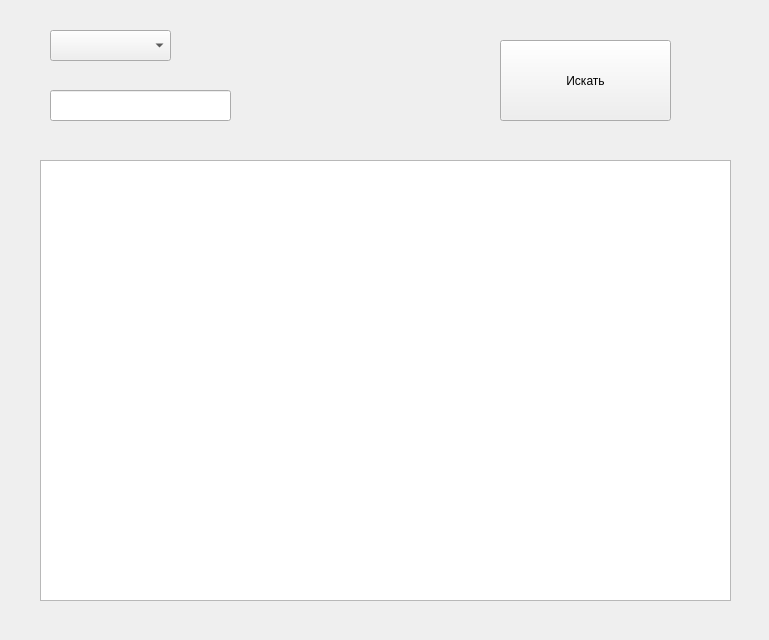
<?xml version="1.0" encoding="UTF-8"?>
<ui version="4.0">
 <class>Form</class>
 <widget class="QWidget" name="Form">
  <property name="geometry">
   <rect>
    <x>0</x>
    <y>0</y>
    <width>769</width>
    <height>640</height>
   </rect>
  </property>
  <property name="windowTitle">
   <string>Form</string>
  </property>
  <widget class="QListWidget" name="listWidget">
   <property name="geometry">
    <rect>
     <x>40</x>
     <y>160</y>
     <width>691</width>
     <height>441</height>
    </rect>
   </property>
  </widget>
  <widget class="QPushButton" name="pushButton">
   <property name="geometry">
    <rect>
     <x>500</x>
     <y>40</y>
     <width>171</width>
     <height>81</height>
    </rect>
   </property>
   <property name="text">
    <string>Искать</string>
   </property>
  </widget>
  <widget class="QComboBox" name="comboBox">
   <property name="geometry">
    <rect>
     <x>50</x>
     <y>30</y>
     <width>121</width>
     <height>31</height>
    </rect>
   </property>
  </widget>
  <widget class="QLineEdit" name="lineEdit">
   <property name="geometry">
    <rect>
     <x>50</x>
     <y>90</y>
     <width>181</width>
     <height>31</height>
    </rect>
   </property>
  </widget>
 </widget>
 <resources/>
 <connections/>
</ui>
